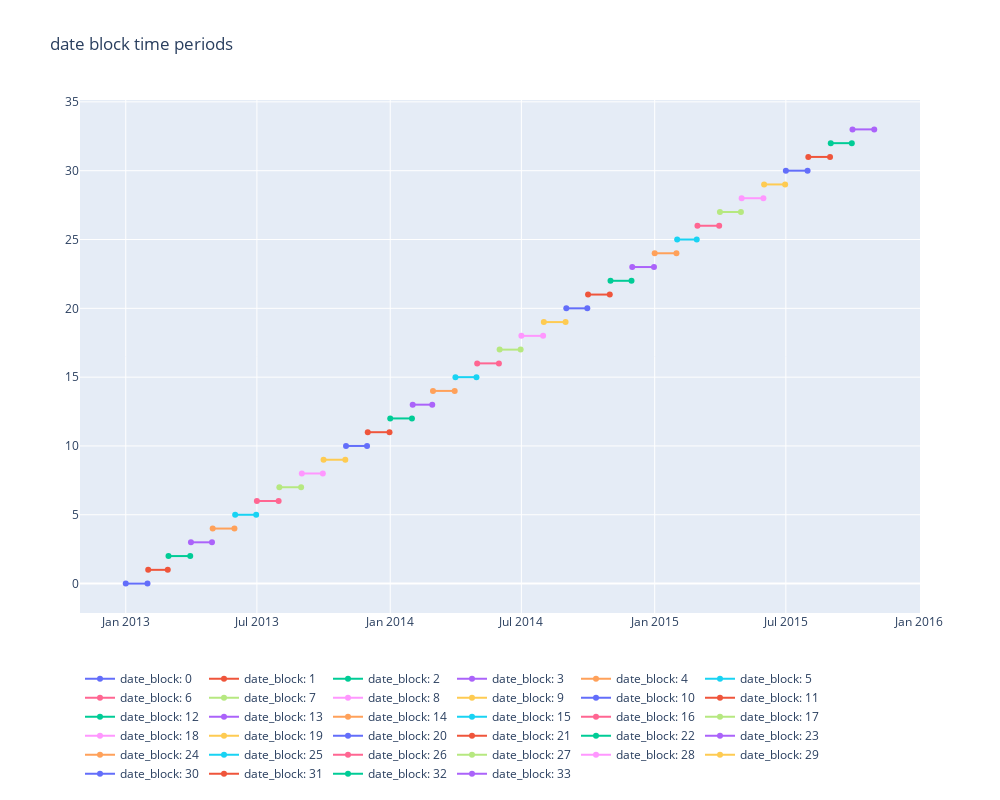

Notebook source saved alongside this figure:
### Markdown cell above
### Plotting time periods for `data_blocks_num` in `sales_train`

### Code cell
fig = go.Figure()
for date_block in sales_train['date_block_num'].unique():
    data = sales_train[sales_train['date_block_num'] == date_block]['date']
    fig.add_trace(go.Scatter(x=[min(data), max(data)], y=[date_block, date_block],
            mode='lines+markers',
            name='date_block: '+ str(date_block)))
fig.update_layout(legend_orientation="h", width=1000, height= 800, title="date block time periods")
fig.show()

### Figure 1 — Plotly figure (JSON) as saved in the notebook; plotly's stock layout.template omitted (floating-point values rounded to 4 significant figures)
{"data": [{"mode": "lines+markers", "name": "date_block: 0", "type": "scatter", "x": ["2013-01-01T00:00:00", "2013-01-31T00:00:00"], "y": [0, 0]}, {"mode": "lines+markers", "name": "date_block: 1", "type": "scatter", "x": ["2013-02-01T00:00:00", "2013-02-28T00:00:00"], "y": [1, 1]}, {"mode": "lines+markers", "name": "date_block: 2", "type": "scatter", "x": ["2013-03-01T00:00:00", "2013-03-31T00:00:00"], "y": [2, 2]}, {"mode": "lines+markers", "name": "date_block: 3", "type": "scatter", "x": ["2013-04-01T00:00:00", "2013-04-30T00:00:00"], "y": [3, 3]}, {"mode": "lines+markers", "name": "date_block: 4", "type": "scatter", "x": ["2013-05-01T00:00:00", "2013-05-31T00:00:00"], "y": [4, 4]}, {"mode": "lines+markers", "name": "date_block: 5", "type": "scatter", "x": ["2013-06-01T00:00:00", "2013-06-30T00:00:00"], "y": [5, 5]}, {"mode": "lines+markers", "name": "date_block: 6", "type": "scatter", "x": ["2013-07-01T00:00:00", "2013-07-31T00:00:00"], "y": [6, 6]}, {"mode": "lines+markers", "name": "date_block: 7", "type": "scatter", "x": ["2013-08-01T00:00:00", "2013-08-31T00:00:00"], "y": [7, 7]}, {"mode": "lines+markers", "name": "date_block: 8", "type": "scatter", "x": ["2013-09-01T00:00:00", "2013-09-30T00:00:00"], "y": [8, 8]}, {"mode": "lines+markers", "name": "date_block: 9", "type": "scatter", "x": ["2013-10-01T00:00:00", "2013-10-31T00:00:00"], "y": [9, 9]}, {"mode": "lines+markers", "name": "date_block: 10", "type": "scatter", "x": ["2013-11-01T00:00:00", "2013-11-30T00:00:00"], "y": [10, 10]}, {"mode": "lines+markers", "name": "date_block: 11", "type": "scatter", "x": ["2013-12-01T00:00:00", "2013-12-31T00:00:00"], "y": [11, 11]}, {"mode": "lines+markers", "name": "date_block: 12", "type": "scatter", "x": ["2014-01-01T00:00:00", "2014-01-31T00:00:00"], "y": [12, 12]}, {"mode": "lines+markers", "name": "date_block: 13", "type": "scatter", "x": ["2014-02-01T00:00:00", "2014-02-28T00:00:00"], "y": [13, 13]}, {"mode": "lines+markers", "name": "date_block: 14", "type": "scatter", "x": ["2014-03-01T00:00:00", "2014-03-31T00:00:00"], "y": [14, 14]}, {"mode": "lines+markers", "name": "date_block: 15", "type": "scatter", "x": ["2014-04-01T00:00:00", "2014-04-30T00:00:00"], "y": [15, 15]}, {"mode": "lines+markers", "name": "date_block: 16", "type": "scatter", "x": ["2014-05-01T00:00:00", "2014-05-31T00:00:00"], "y": [16, 16]}, {"mode": "lines+markers", "name": "date_block: 17", "type": "scatter", "x": ["2014-06-01T00:00:00", "2014-06-30T00:00:00"], "y": [17, 17]}, {"mode": "lines+markers", "name": "date_block: 18", "type": "scatter", "x": ["2014-07-01T00:00:00", "2014-07-31T00:00:00"], "y": [18, 18]}, {"mode": "lines+markers", "name": "date_block: 19", "type": "scatter", "x": ["2014-08-01T00:00:00", "2014-08-31T00:00:00"], "y": [19, 19]}, {"mode": "lines+markers", "name": "date_block: 20", "type": "scatter", "x": ["2014-09-01T00:00:00", "2014-09-30T00:00:00"], "y": [20, 20]}, {"mode": "lines+markers", "name": "date_block: 21", "type": "scatter", "x": ["2014-10-01T00:00:00", "2014-10-31T00:00:00"], "y": [21, 21]}, {"mode": "lines+markers", "name": "date_block: 22", "type": "scatter", "x": ["2014-11-01T00:00:00", "2014-11-30T00:00:00"], "y": [22, 22]}, {"mode": "lines+markers", "name": "date_block: 23", "type": "scatter", "x": ["2014-12-01T00:00:00", "2014-12-31T00:00:00"], "y": [23, 23]}, {"mode": "lines+markers", "name": "date_block: 24", "type": "scatter", "x": ["2015-01-01T00:00:00", "2015-01-31T00:00:00"], "y": [24, 24]}, {"mode": "lines+markers", "name": "date_block: 25", "type": "scatter", "x": ["2015-02-01T00:00:00", "2015-02-28T00:00:00"], "y": [25, 25]}, {"mode": "lines+markers", "name": "date_block: 26", "type": "scatter", "x": ["2015-03-01T00:00:00", "2015-03-31T00:00:00"], "y": [26, 26]}, {"mode": "lines+markers", "name": "date_block: 27", "type": "scatter", "x": ["2015-04-01T00:00:00", "2015-04-30T00:00:00"], "y": [27, 27]}, {"mode": "lines+markers", "name": "date_block: 28", "type": "scatter", "x": ["2015-05-01T00:00:00", "2015-05-31T00:00:00"], "y": [28, 28]}, {"mode": "lines+markers", "name": "date_block: 29", "type": "scatter", "x": ["2015-06-01T00:00:00", "2015-06-30T00:00:00"], "y": [29, 29]}, {"mode": "lines+markers", "name": "date_block: 30", "type": "scatter", "x": ["2015-07-01T00:00:00", "2015-07-31T00:00:00"], "y": [30, 30]}, {"mode": "lines+markers", "name": "date_block: 31", "type": "scatter", "x": ["2015-08-01T00:00:00", "2015-08-31T00:00:00"], "y": [31, 31]}, {"mode": "lines+markers", "name": "date_block: 32", "type": "scatter", "x": ["2015-09-01T00:00:00", "2015-09-30T00:00:00"], "y": [32, 32]}, {"mode": "lines+markers", "name": "date_block: 33", "type": "scatter", "x": ["2015-10-01T00:00:00", "2015-10-31T00:00:00"], "y": [33, 33]}], "layout": {"height": 800, "legend": {"orientation": "h"}, "title": {"text": "date block time periods"}, "width": 1000}}
